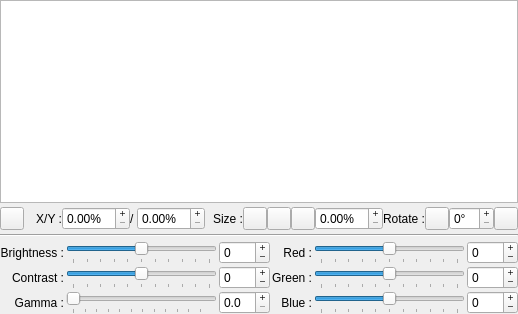
<?xml version="1.0" encoding="UTF-8"?>
<ui version="4.0">
 <class>wgt_QCustomScene</class>
 <widget class="QWidget" name="wgt_QCustomScene">
  <property name="geometry">
   <rect>
    <x>0</x>
    <y>0</y>
    <width>518</width>
    <height>314</height>
   </rect>
  </property>
  <property name="sizePolicy">
   <sizepolicy hsizetype="Expanding" vsizetype="Expanding">
    <horstretch>0</horstretch>
    <verstretch>0</verstretch>
   </sizepolicy>
  </property>
  <property name="font">
   <font>
    <pointsize>9</pointsize>
   </font>
  </property>
  <property name="windowTitle">
   <string notr="true">Form</string>
  </property>
  <layout class="QVBoxLayout" name="verticalLayout">
   <property name="spacing">
    <number>4</number>
   </property>
   <property name="margin">
    <number>0</number>
   </property>
   <item>
    <widget class="QGraphicsView" name="GraphicsView">
     <property name="renderHints">
      <set>QPainter::SmoothPixmapTransform</set>
     </property>
    </widget>
   </item>
   <item>
    <layout class="QHBoxLayout" name="horizontalLayout_6">
     <property name="spacing">
      <number>0</number>
     </property>
     <property name="margin">
      <number>0</number>
     </property>
     <item>
      <widget class="QToolButton" name="MagneticEdgeBt">
       <property name="toolTip">
        <string>Show/Hide rullers</string>
       </property>
       <property name="text">
        <string notr="true"/>
       </property>
       <property name="icon">
        <iconset>
         <normaloff>icons/ruler_ok.png</normaloff>icons/ruler_ok.png</iconset>
       </property>
       <property name="iconSize">
        <size>
         <width>16</width>
         <height>16</height>
        </size>
       </property>
      </widget>
     </item>
     <item>
      <widget class="QLabel" name="label_15">
       <property name="sizePolicy">
        <sizepolicy hsizetype="Expanding" vsizetype="Preferred">
         <horstretch>0</horstretch>
         <verstretch>0</verstretch>
        </sizepolicy>
       </property>
       <property name="text">
        <string>X/Y :</string>
       </property>
       <property name="alignment">
        <set>Qt::AlignRight|Qt::AlignTrailing|Qt::AlignVCenter</set>
       </property>
      </widget>
     </item>
     <item>
      <widget class="QDoubleSpinBox" name="XValue">
       <property name="sizePolicy">
        <sizepolicy hsizetype="Preferred" vsizetype="Fixed">
         <horstretch>0</horstretch>
         <verstretch>0</verstretch>
        </sizepolicy>
       </property>
       <property name="buttonSymbols">
        <enum>QAbstractSpinBox::PlusMinus</enum>
       </property>
       <property name="suffix">
        <string notr="true">%</string>
       </property>
      </widget>
     </item>
     <item>
      <widget class="QLabel" name="label_12">
       <property name="sizePolicy">
        <sizepolicy hsizetype="Fixed" vsizetype="Preferred">
         <horstretch>0</horstretch>
         <verstretch>0</verstretch>
        </sizepolicy>
       </property>
       <property name="text">
        <string notr="true">/ </string>
       </property>
      </widget>
     </item>
     <item>
      <widget class="QDoubleSpinBox" name="YValue">
       <property name="sizePolicy">
        <sizepolicy hsizetype="Preferred" vsizetype="Fixed">
         <horstretch>0</horstretch>
         <verstretch>0</verstretch>
        </sizepolicy>
       </property>
       <property name="buttonSymbols">
        <enum>QAbstractSpinBox::PlusMinus</enum>
       </property>
       <property name="suffix">
        <string notr="true">%</string>
       </property>
      </widget>
     </item>
     <item>
      <widget class="QLabel" name="label_9">
       <property name="sizePolicy">
        <sizepolicy hsizetype="Expanding" vsizetype="Preferred">
         <horstretch>0</horstretch>
         <verstretch>0</verstretch>
        </sizepolicy>
       </property>
       <property name="text">
        <string>Size :</string>
       </property>
       <property name="alignment">
        <set>Qt::AlignRight|Qt::AlignTrailing|Qt::AlignVCenter</set>
       </property>
      </widget>
     </item>
     <item>
      <widget class="QToolButton" name="AdjustWBT">
       <property name="toolTip">
        <string>Adjust to width</string>
       </property>
       <property name="text">
        <string notr="true"/>
       </property>
       <property name="icon">
        <iconset>
         <normaloff>icons/AdjustW.png</normaloff>icons/AdjustW.png</iconset>
       </property>
       <property name="iconSize">
        <size>
         <width>16</width>
         <height>16</height>
        </size>
       </property>
      </widget>
     </item>
     <item>
      <widget class="QToolButton" name="AdjustHBT">
       <property name="toolTip">
        <string>Adjust to height</string>
       </property>
       <property name="text">
        <string notr="true"/>
       </property>
       <property name="icon">
        <iconset>
         <normaloff>icons/AdjustH.png</normaloff>icons/AdjustH.png</iconset>
       </property>
       <property name="iconSize">
        <size>
         <width>16</width>
         <height>16</height>
        </size>
       </property>
      </widget>
     </item>
     <item>
      <widget class="QToolButton" name="AdjustWHBT">
       <property name="text">
        <string notr="true"/>
       </property>
       <property name="icon">
        <iconset>
         <normaloff>icons/AdjustWH.png</normaloff>icons/AdjustWH.png</iconset>
       </property>
      </widget>
     </item>
     <item>
      <widget class="QDoubleSpinBox" name="ZoomValue">
       <property name="sizePolicy">
        <sizepolicy hsizetype="Preferred" vsizetype="Fixed">
         <horstretch>0</horstretch>
         <verstretch>0</verstretch>
        </sizepolicy>
       </property>
       <property name="buttonSymbols">
        <enum>QAbstractSpinBox::PlusMinus</enum>
       </property>
       <property name="suffix">
        <string notr="true">%</string>
       </property>
      </widget>
     </item>
     <item>
      <widget class="QLabel" name="label_5">
       <property name="sizePolicy">
        <sizepolicy hsizetype="Expanding" vsizetype="Preferred">
         <horstretch>0</horstretch>
         <verstretch>0</verstretch>
        </sizepolicy>
       </property>
       <property name="text">
        <string>Rotate :</string>
       </property>
       <property name="alignment">
        <set>Qt::AlignRight|Qt::AlignTrailing|Qt::AlignVCenter</set>
       </property>
      </widget>
     </item>
     <item>
      <widget class="QToolButton" name="RotateLeftBT">
       <property name="toolTip">
        <string>Rotate to left</string>
       </property>
       <property name="text">
        <string notr="true"/>
       </property>
       <property name="icon">
        <iconset>
         <normaloff>icons/rotationg.png</normaloff>icons/rotationg.png</iconset>
       </property>
      </widget>
     </item>
     <item>
      <widget class="QSpinBox" name="RotateED">
       <property name="sizePolicy">
        <sizepolicy hsizetype="Preferred" vsizetype="Fixed">
         <horstretch>0</horstretch>
         <verstretch>0</verstretch>
        </sizepolicy>
       </property>
       <property name="buttonSymbols">
        <enum>QAbstractSpinBox::PlusMinus</enum>
       </property>
       <property name="suffix">
        <string notr="true">°</string>
       </property>
      </widget>
     </item>
     <item>
      <widget class="QToolButton" name="RotateRightBT">
       <property name="toolTip">
        <string>Rotate to right</string>
       </property>
       <property name="text">
        <string notr="true"/>
       </property>
       <property name="icon">
        <iconset>
         <normaloff>icons/rotationd.png</normaloff>icons/rotationd.png</iconset>
       </property>
      </widget>
     </item>
    </layout>
   </item>
   <item>
    <widget class="Line" name="line">
     <property name="orientation">
      <enum>Qt::Horizontal</enum>
     </property>
    </widget>
   </item>
   <item>
    <layout class="QGridLayout" name="gridLayout">
     <property name="margin">
      <number>0</number>
     </property>
     <property name="spacing">
      <number>2</number>
     </property>
     <item row="1" column="1">
      <widget class="QSlider" name="BrightnessSlider">
       <property name="sizePolicy">
        <sizepolicy hsizetype="Expanding" vsizetype="Fixed">
         <horstretch>0</horstretch>
         <verstretch>0</verstretch>
        </sizepolicy>
       </property>
       <property name="minimumSize">
        <size>
         <width>120</width>
         <height>0</height>
        </size>
       </property>
       <property name="maximumSize">
        <size>
         <width>16777215</width>
         <height>25</height>
        </size>
       </property>
       <property name="minimum">
        <number>-250</number>
       </property>
       <property name="maximum">
        <number>250</number>
       </property>
       <property name="orientation">
        <enum>Qt::Horizontal</enum>
       </property>
       <property name="tickPosition">
        <enum>QSlider::TicksBelow</enum>
       </property>
       <property name="tickInterval">
        <number>50</number>
       </property>
      </widget>
     </item>
     <item row="3" column="1">
      <widget class="QSlider" name="ContrastSlider">
       <property name="sizePolicy">
        <sizepolicy hsizetype="Preferred" vsizetype="Fixed">
         <horstretch>0</horstretch>
         <verstretch>0</verstretch>
        </sizepolicy>
       </property>
       <property name="maximumSize">
        <size>
         <width>16777215</width>
         <height>25</height>
        </size>
       </property>
       <property name="minimum">
        <number>-250</number>
       </property>
       <property name="maximum">
        <number>250</number>
       </property>
       <property name="orientation">
        <enum>Qt::Horizontal</enum>
       </property>
       <property name="tickPosition">
        <enum>QSlider::TicksBelow</enum>
       </property>
       <property name="tickInterval">
        <number>50</number>
       </property>
      </widget>
     </item>
     <item row="1" column="2">
      <widget class="QSpinBox" name="BrightnessValue">
       <property name="buttonSymbols">
        <enum>QAbstractSpinBox::PlusMinus</enum>
       </property>
       <property name="minimum">
        <number>-254</number>
       </property>
       <property name="maximum">
        <number>254</number>
       </property>
      </widget>
     </item>
     <item row="3" column="2">
      <widget class="QSpinBox" name="ContrastValue">
       <property name="buttonSymbols">
        <enum>QAbstractSpinBox::PlusMinus</enum>
       </property>
       <property name="minimum">
        <number>-250</number>
       </property>
       <property name="maximum">
        <number>250</number>
       </property>
      </widget>
     </item>
     <item row="5" column="2">
      <widget class="QDoubleSpinBox" name="GammaValue">
       <property name="buttonSymbols">
        <enum>QAbstractSpinBox::PlusMinus</enum>
       </property>
       <property name="decimals">
        <number>1</number>
       </property>
       <property name="maximum">
        <double>5.900000000000000</double>
       </property>
       <property name="singleStep">
        <double>0.100000000000000</double>
       </property>
      </widget>
     </item>
     <item row="5" column="1">
      <widget class="QSlider" name="GammaSlider">
       <property name="sizePolicy">
        <sizepolicy hsizetype="Preferred" vsizetype="Fixed">
         <horstretch>0</horstretch>
         <verstretch>0</verstretch>
        </sizepolicy>
       </property>
       <property name="maximumSize">
        <size>
         <width>16777215</width>
         <height>25</height>
        </size>
       </property>
       <property name="maximum">
        <number>590</number>
       </property>
       <property name="singleStep">
        <number>10</number>
       </property>
       <property name="pageStep">
        <number>100</number>
       </property>
       <property name="orientation">
        <enum>Qt::Horizontal</enum>
       </property>
       <property name="tickPosition">
        <enum>QSlider::TicksBelow</enum>
       </property>
       <property name="tickInterval">
        <number>50</number>
       </property>
      </widget>
     </item>
     <item row="1" column="4">
      <widget class="QSlider" name="RedSlider">
       <property name="sizePolicy">
        <sizepolicy hsizetype="Expanding" vsizetype="Fixed">
         <horstretch>0</horstretch>
         <verstretch>0</verstretch>
        </sizepolicy>
       </property>
       <property name="maximumSize">
        <size>
         <width>16777215</width>
         <height>25</height>
        </size>
       </property>
       <property name="minimum">
        <number>-250</number>
       </property>
       <property name="maximum">
        <number>250</number>
       </property>
       <property name="orientation">
        <enum>Qt::Horizontal</enum>
       </property>
       <property name="tickPosition">
        <enum>QSlider::TicksBelow</enum>
       </property>
       <property name="tickInterval">
        <number>50</number>
       </property>
      </widget>
     </item>
     <item row="1" column="5">
      <widget class="QSpinBox" name="RedValue">
       <property name="buttonSymbols">
        <enum>QAbstractSpinBox::PlusMinus</enum>
       </property>
       <property name="minimum">
        <number>-250</number>
       </property>
       <property name="maximum">
        <number>250</number>
       </property>
      </widget>
     </item>
     <item row="3" column="4">
      <widget class="QSlider" name="GreenSlider">
       <property name="sizePolicy">
        <sizepolicy hsizetype="Preferred" vsizetype="Fixed">
         <horstretch>0</horstretch>
         <verstretch>0</verstretch>
        </sizepolicy>
       </property>
       <property name="maximumSize">
        <size>
         <width>16777215</width>
         <height>25</height>
        </size>
       </property>
       <property name="minimum">
        <number>-250</number>
       </property>
       <property name="maximum">
        <number>250</number>
       </property>
       <property name="orientation">
        <enum>Qt::Horizontal</enum>
       </property>
       <property name="tickPosition">
        <enum>QSlider::TicksBelow</enum>
       </property>
       <property name="tickInterval">
        <number>50</number>
       </property>
      </widget>
     </item>
     <item row="3" column="5">
      <widget class="QSpinBox" name="GreenValue">
       <property name="buttonSymbols">
        <enum>QAbstractSpinBox::PlusMinus</enum>
       </property>
       <property name="minimum">
        <number>-250</number>
       </property>
       <property name="maximum">
        <number>250</number>
       </property>
      </widget>
     </item>
     <item row="5" column="4">
      <widget class="QSlider" name="BlueSlider">
       <property name="sizePolicy">
        <sizepolicy hsizetype="Preferred" vsizetype="Fixed">
         <horstretch>0</horstretch>
         <verstretch>0</verstretch>
        </sizepolicy>
       </property>
       <property name="maximumSize">
        <size>
         <width>16777215</width>
         <height>25</height>
        </size>
       </property>
       <property name="minimum">
        <number>-250</number>
       </property>
       <property name="maximum">
        <number>250</number>
       </property>
       <property name="orientation">
        <enum>Qt::Horizontal</enum>
       </property>
       <property name="tickPosition">
        <enum>QSlider::TicksBelow</enum>
       </property>
       <property name="tickInterval">
        <number>50</number>
       </property>
      </widget>
     </item>
     <item row="5" column="5">
      <widget class="QSpinBox" name="BlueValue">
       <property name="buttonSymbols">
        <enum>QAbstractSpinBox::PlusMinus</enum>
       </property>
       <property name="minimum">
        <number>-250</number>
       </property>
       <property name="maximum">
        <number>250</number>
       </property>
      </widget>
     </item>
     <item row="1" column="0">
      <widget class="QLabel" name="label">
       <property name="text">
        <string>Brightness :</string>
       </property>
       <property name="alignment">
        <set>Qt::AlignRight|Qt::AlignTrailing|Qt::AlignVCenter</set>
       </property>
      </widget>
     </item>
     <item row="3" column="0">
      <widget class="QLabel" name="label_6">
       <property name="text">
        <string>Contrast :</string>
       </property>
       <property name="alignment">
        <set>Qt::AlignRight|Qt::AlignTrailing|Qt::AlignVCenter</set>
       </property>
      </widget>
     </item>
     <item row="5" column="0">
      <widget class="QLabel" name="label_8">
       <property name="text">
        <string>Gamma :</string>
       </property>
       <property name="alignment">
        <set>Qt::AlignRight|Qt::AlignTrailing|Qt::AlignVCenter</set>
       </property>
      </widget>
     </item>
     <item row="1" column="3">
      <widget class="QLabel" name="label_2">
       <property name="minimumSize">
        <size>
         <width>0</width>
         <height>20</height>
        </size>
       </property>
       <property name="text">
        <string>Red :</string>
       </property>
       <property name="alignment">
        <set>Qt::AlignRight|Qt::AlignTrailing|Qt::AlignVCenter</set>
       </property>
      </widget>
     </item>
     <item row="3" column="3">
      <widget class="QLabel" name="label_3">
       <property name="minimumSize">
        <size>
         <width>0</width>
         <height>20</height>
        </size>
       </property>
       <property name="text">
        <string>Green :</string>
       </property>
       <property name="alignment">
        <set>Qt::AlignRight|Qt::AlignTrailing|Qt::AlignVCenter</set>
       </property>
      </widget>
     </item>
     <item row="5" column="3">
      <widget class="QLabel" name="label_4">
       <property name="minimumSize">
        <size>
         <width>0</width>
         <height>20</height>
        </size>
       </property>
       <property name="text">
        <string>Blue :</string>
       </property>
       <property name="alignment">
        <set>Qt::AlignRight|Qt::AlignTrailing|Qt::AlignVCenter</set>
       </property>
      </widget>
     </item>
    </layout>
   </item>
  </layout>
 </widget>
 <resources/>
 <connections/>
</ui>
